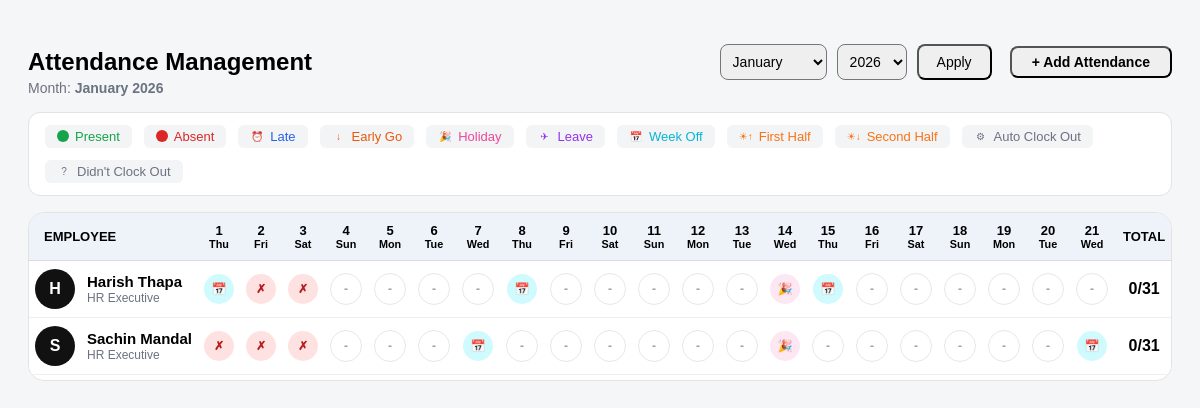
/admin/hr/attendance_tab.php, run on an earlier commit of the app's database.
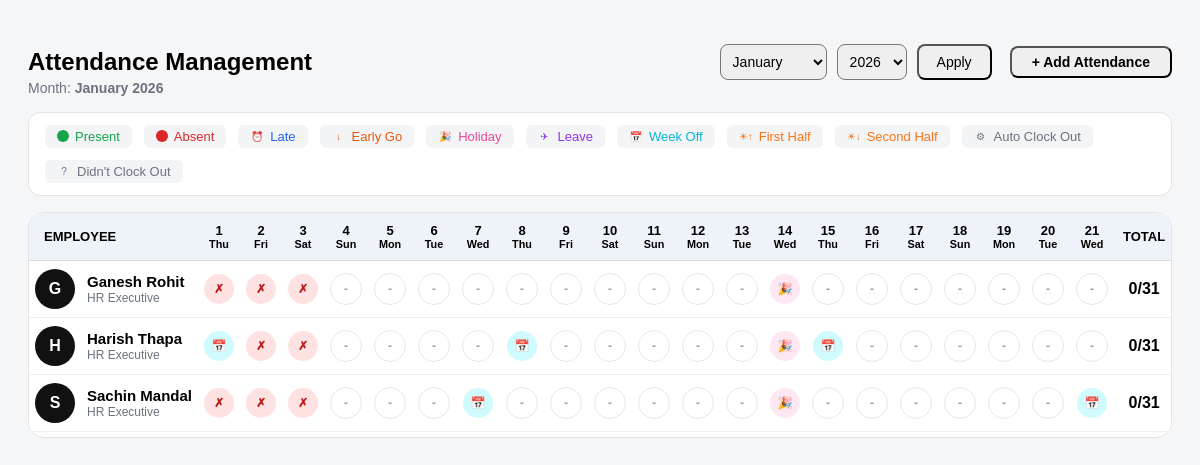
And on a later commit of the database.
### tables this page shows
CREATE TABLE IF NOT EXISTS `employees` (
  `id` int NOT NULL AUTO_INCREMENT,
  `emp_code` varchar(20) NOT NULL,
  `name` varchar(100) NOT NULL,
  `mobile` varchar(20) DEFAULT NULL,
  `email` varchar(100) DEFAULT NULL,
  `dob` date DEFAULT NULL,
  `department_id` int DEFAULT NULL,
  `designation_id` int DEFAULT NULL,
  `shift_id` int DEFAULT NULL,
  `default_working_from` varchar(50) DEFAULT '',
  `weekoff_days` varchar(100) DEFAULT NULL,
  `joining_date` date DEFAULT NULL,
  `updated_at` timestamp NULL DEFAULT NULL,
  `device_id` varchar(100) DEFAULT NULL,
  `status` tinyint(1) DEFAULT '1',
  `created_at` timestamp NOT NULL DEFAULT CURRENT_TIMESTAMP,
  PRIMARY KEY (`id`),
  KEY `department_id` (`department_id`),
  KEY `designation_id` (`designation_id`)
);

CREATE TABLE IF NOT EXISTS `designations` (
  `id` int NOT NULL AUTO_INCREMENT,
  `department_id` int NOT NULL,
  `designation_name` varchar(100) NOT NULL,
  `created_at` timestamp NOT NULL DEFAULT CURRENT_TIMESTAMP,
  `updated_at` timestamp NULL DEFAULT NULL,
  PRIMARY KEY (`id`),
  KEY `department_id` (`department_id`)
);

### admin/hr/attendance_tab.php (the view, shortened to what the changed rows need)
<?php
include '../config/db.php';
$currentYear  = (int)date('Y');
$currentMonth = (int)date('n');
$year  = isset($_GET['year'])  ? (int)$_GET['year']  : $currentYear;
$month = isset($_GET['month']) ? (int)$_GET['month'] : $currentMonth;
$totalDays  = cal_days_in_month(CAL_GREGORIAN, $month, $year);
$empSql = "
    SELECT e.id, e.emp_code, e.name, desig.designation_name, e.shift_id, e.weekoff_days,
           s.start_time, s.end_time, s.late_mark_after, s.half_day_after
    FROM employees e
    LEFT JOIN designations desig ON desig.id = e.designation_id
    LEFT JOIN shifts s ON s.id = e.shift_id
    ORDER BY e.name ASC
";
$empRes = $con->query($empSql);
$employees      = [];
$empByLogUserId = [];
$empShifts      = [];
$empWeekOffs    = [];
if ($empRes && $empRes->num_rows > 0) {
    while ($row = $empRes->fetch_assoc()) {
        $num = (int) filter_var($row['emp_code'] ?? '', FILTER_SANITIZE_NUMBER_INT);
        $row['log_user_id']    = $num;
        $empId = (int)$row['id'];
        $employees[]           = $row;
        $empByLogUserId[$num]  = $empId;
        if ($row['shift_id']) {
            $empShifts[$empId] = [
                'start_time' => $row['start_time'],
                'end_time' => $row['end_time'],
                'late_mark_after' => (int)($row['late_mark_after'] ?? 30),
                'half_day_after' => (int)($row['half_day_after'] ?? 270)
            ];
        }
        if (!empty($row['weekoff_days'])) {
            $empWeekOffs[$empId] = $row['weekoff_days'];
        }
    }
}
$holidaysMap = [];
$startDate = sprintf('%04d-%02d-01', $year, $month);
$endDate = date('Y-m-t', strtotime($startDate));
$tableCheck = $con->query("SHOW TABLES LIKE 'holidays'");
if ($tableCheck && $tableCheck->num_rows > 0) {
    $holidaySql = "SELECT holiday_date, holiday_name FROM holidays WHERE holiday_date BETWEEN ? AND ?";
    $stmtHoliday = $con->prepare($holidaySql);
    if ($stmtHoliday) {
        $stmtHoliday->bind_param("ss", $startDate, $endDate);
        $stmtHoliday->execute();
        $holidayRes = $stmtHoliday->get_result();
        while ($holiday = $holidayRes->fetch_assoc()) {
            $holidaysMap[$holiday['holiday_date']] = $holiday['holiday_name'];
        }
    }
}
$attendanceMap = [];
if (!empty($empByLogUserId)) {
    $startDateTime  = $startDate . ' 00:00:00';
    $endDateTime    = $endDate   . ' 23:59:59';
    $logSql = "
        SELECT user_id, time, type, working_from, reason
        FROM attendance_logs
        WHERE time BETWEEN ? AND ?
    ";
    $stmtLog = $con->prepare($logSql);
    if ($stmtLog) {
        $stmtLog->bind_param("ss", $startDateTime, $endDateTime);
        $stmtLog->execute();
        $logsRes = $stmtLog->get_result();
        while ($log = $logsRes->fetch_assoc()) {
            $logUserId = (int)$log['user_id'];
            if (!isset($empByLogUserId[$logUserId])) {
                continue;
            }
            $empId = $empByLogUserId[$logUserId];
            $ts  = strtotime($log['time']);
            $day = (int)date('j', $ts);
            $attendanceMap[$empId][$day]['logs'][] = $log;
        }
    }
}
function determineAttendanceStatus($dayData, $date, $shiftInfo = null, $weekoffDays = null, $holidayName = null) {
    $today = date('Y-m-d');
    $isFuture = strtotime($date) > strtotime($today);
    if ($holidayName) {
        return ['status' => 'H', 'tooltip' => "Holiday: {$holidayName}"];
    }
    if ($weekoffDays) {
        $dayName = date('l', strtotime($date));
        $weekoffArray = array_map('trim', explode(',', $weekoffDays));
        if (in_array($dayName, $weekoffArray)) {
            return ['status' => 'WO', 'tooltip' => 'Week Off'];
        }
    }
    if (!$dayData || empty($dayData['logs'])) {
        if ($isFuture) {
            return ['status' => '-', 'tooltip' => 'Future Date'];
        }
        return ['status' => 'A', 'tooltip' => 'Absent'];
    }
    $logs = $dayData['logs'];
    $logCount = count($logs);
    $tooltip = "Present ({$logCount} punches)";
    return ['status' => 'P', 'tooltip' => $tooltip];
}
?>
<div style="padding:20px;">
    <div class="att-header-bar">
        <div style="display: flex; flex-direction: column; justify-content: center;">
            <h2 style="font-weight:700; margin-bottom:4px;">Attendance Management</h2>
        </div>
    </div>
    <div class="att-card">
        <div class="att-scroll-wrapper">
            <table class="att-table">
                <thead>
                    <tr>
                        <th class="att-sticky-left" style="text-align:left; padding-left:15px;">EMPLOYEE</th>
                        <?php for ($d=1; $d <= $totalDays; $d++):
                            $day = date('D', strtotime("$year-$month-$d"));
                        ?>
                            <th>
                                <?php echo $d; ?><br>
                                <small><?php echo $day; ?></small>
                            </th>
                        <?php endfor; ?>
                        <th class="att-sticky-right">TOTAL</th>
                    </tr>
                </thead>
                <tbody>
                <?php if (!empty($employees)): ?>
                    <?php foreach ($employees as $emp):
                        $empId        = (int)$emp['id'];
                        $presentCount = 0;
                    ?>
                    <tr>
                        <td class="att-sticky-left" style="background:#fff;">
                            <div class="emp-info">
                                <div class="emp-avatar">
                                    <?php echo strtoupper(substr($emp['name'],0,1)); ?>
                                </div>
                                <div class="emp-details">
                                    <div class="emp-name"><?php echo htmlspecialchars($emp['name']); ?></div>
                                    <div class="emp-role"><?php echo htmlspecialchars($emp['designation_name'] ?? ''); ?></div>
                                </div>
                            </div>
                        </td>
                        <?php for ($d=1; $d <= $totalDays; $d++):
                            $currentDate = sprintf('%04d-%02d-%02d', $year, $month, $d);
                            $dayData = $attendanceMap[$empId][$d] ?? null;
                            $shiftInfo = $empShifts[$empId] ?? null;
                            $weekoffDays = $empWeekOffs[$empId] ?? null;
                            $holidayName = $holidaysMap[$currentDate] ?? null;
                            $statusResult = determineAttendanceStatus($dayData, $currentDate, $shiftInfo, $weekoffDays, $holidayName);
                            $status = $statusResult['status'];
                            $statusDisplay = [
                                'P' => '✓',
                                'A' => '✗',
                                'L' => '⏰',
                                'EG' => '↓',
                                'H' => '🎉',
                                'LV' => '✈',
                                'SL' => '🏷',
                                'WO' => '📅',
                                'FH' => '☀↑',
                                'SH' => '☀↓',
                                'ACO' => '⚙',
                                'DCO' => '?',
                                '-' => '-'
                            ];
                            $display = $statusDisplay[$status] ?? '?';
                        ?>
                        <td>
                            <div class="att-cell-wrapper att-clickable"
                                 data-emp-id="<?php echo $empId; ?>"
                                 data-emp-name="<?php echo htmlspecialchars($emp['name']); ?>"
                                 data-emp-role="<?php echo htmlspecialchars($emp['designation_name'] ?? ''); ?>"
                                 data-date="<?php echo $currentDate; ?>"
                                 data-status="<?php echo $status; ?>"
                                 style="cursor: pointer;">
                                <div class="att-badge att-<?php echo $status === '-' ? 'future' : $status; ?>">
                                    <?php echo $display; ?>
                                </div>
                            </div>
                        </td>
                        <?php endfor; ?>
                        <td class="att-sticky-right" style="background:#fff; font-weight:700;">
                            <?php echo $presentCount . '/' . $totalDays; ?>
                        </td>
                    </tr>
                    <?php endforeach; ?>
                <?php endif; ?>
                </tbody>
            </table>
        </div>
    </div>
</div>

What changed in the data, as far as the page shows it:
added employees: name "G", name "Ganesh Rohit", designation.designation_name "HR Executive", id "✗", id "-", id "🎉", presentCount "0"
